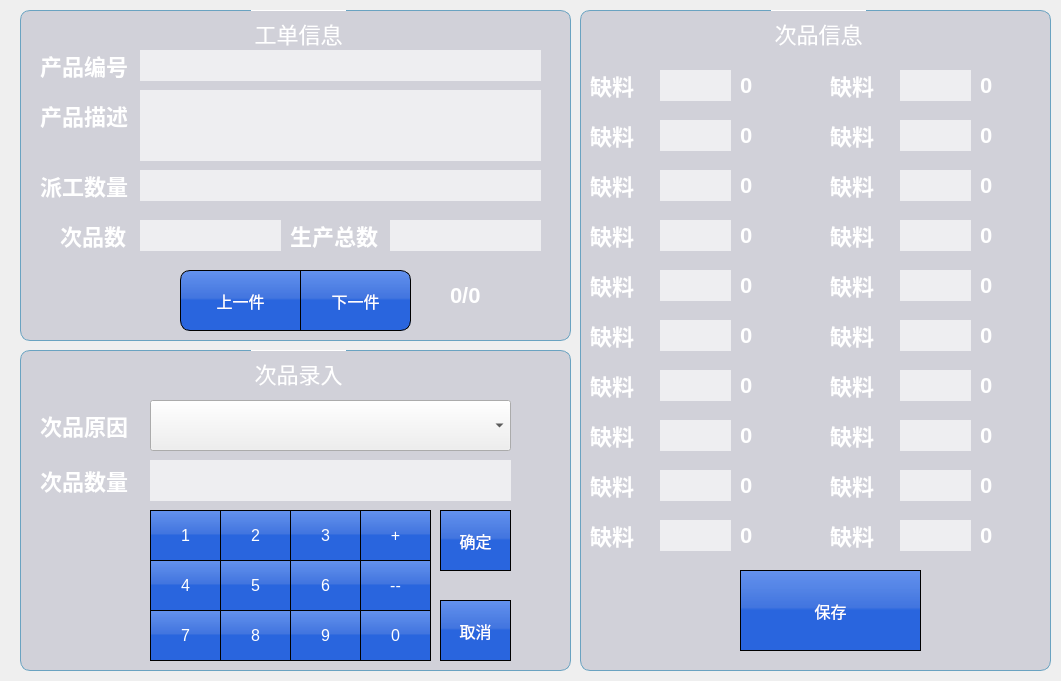
<?xml version="1.0" encoding="UTF-8"?>
<ui version="4.0">
 <class>MainFormBadpcs</class>
 <widget class="QWidget" name="MainFormBadpcs">
  <property name="geometry">
   <rect>
    <x>0</x>
    <y>0</y>
    <width>1061</width>
    <height>681</height>
   </rect>
  </property>
  <property name="windowTitle">
   <string>Form</string>
  </property>
  <property name="styleSheet">
   <string notr="true">#MainFormBadpcs {
	border-image: url(:/qrc/res/main_bk.png)  50 00 0 0 repeat;
}
QLabel{font:bold 22px;	color: rgb(255, 255, 255);}
QGroupBox::title {
  subcontrol-origin: margin;
  subcontrol-position: top center;
  padding-top: 10px;  
  border-top: 1px solid rgb(255, 255, 255);
  font: bold 22px;
  color: rgb(255, 255, 255);
}
QGroupBox {
font: 75 22px;
background-color: rgba(85, 85, 127, 50);
border-radius: 10px;
border: 1px solid rgb(106, 163, 193);
}
QLineEdit {
font: bold 32px; 
background-color: rgba(255, 255, 255,160);
border-radius: 0px;
border: 0px solid rgba(39, 22, 22, 254);
}</string>
  </property>
  <widget class="QGroupBox" name="groupBox_3">
   <property name="geometry">
    <rect>
     <x>20</x>
     <y>10</y>
     <width>551</width>
     <height>331</height>
    </rect>
   </property>
   <property name="styleSheet">
    <string notr="true">QPushButton {
	border: 1px solid  rgb(0, 0, 0);
	border-radius: 0px;
	background-color: qlineargradient(spread:pad, x1:1, y1:1, x2:1, y2:0, stop:0.505682 rgba(35, 97, 222, 247), stop:0.539773 rgba(61, 114, 223, 247), stop:1 rgba(93, 142, 239, 238));
	color: rgb(255, 255, 255);
	font: 16px;
}</string>
   </property>
   <property name="title">
    <string>工单信息</string>
   </property>
   <widget class="QLabel" name="label_15">
    <property name="geometry">
     <rect>
      <x>20</x>
      <y>40</y>
      <width>101</width>
      <height>31</height>
     </rect>
    </property>
    <property name="text">
     <string>产品编号</string>
    </property>
   </widget>
   <widget class="QLineEdit" name="lineEdit_PCS_ItemNO">
    <property name="geometry">
     <rect>
      <x>120</x>
      <y>40</y>
      <width>401</width>
      <height>31</height>
     </rect>
    </property>
   </widget>
   <widget class="QLineEdit" name="lineEdit_PCS_ItemName">
    <property name="geometry">
     <rect>
      <x>120</x>
      <y>80</y>
      <width>401</width>
      <height>71</height>
     </rect>
    </property>
   </widget>
   <widget class="QLineEdit" name="lineEdit_PCS_DispatchQty">
    <property name="geometry">
     <rect>
      <x>120</x>
      <y>160</y>
      <width>401</width>
      <height>31</height>
     </rect>
    </property>
   </widget>
   <widget class="QLineEdit" name="lineEdit_PCS_BadQty">
    <property name="geometry">
     <rect>
      <x>120</x>
      <y>210</y>
      <width>141</width>
      <height>31</height>
     </rect>
    </property>
   </widget>
   <widget class="QLabel" name="label_16">
    <property name="geometry">
     <rect>
      <x>20</x>
      <y>90</y>
      <width>101</width>
      <height>31</height>
     </rect>
    </property>
    <property name="text">
     <string>产品描述</string>
    </property>
   </widget>
   <widget class="QLabel" name="label_17">
    <property name="geometry">
     <rect>
      <x>20</x>
      <y>160</y>
      <width>101</width>
      <height>31</height>
     </rect>
    </property>
    <property name="text">
     <string>派工数量</string>
    </property>
   </widget>
   <widget class="QLabel" name="label_18">
    <property name="geometry">
     <rect>
      <x>40</x>
      <y>210</y>
      <width>81</width>
      <height>31</height>
     </rect>
    </property>
    <property name="text">
     <string>次品数</string>
    </property>
   </widget>
   <widget class="QPushButton" name="btPrevPage">
    <property name="geometry">
     <rect>
      <x>160</x>
      <y>260</y>
      <width>121</width>
      <height>61</height>
     </rect>
    </property>
    <property name="focusPolicy">
     <enum>Qt::NoFocus</enum>
    </property>
    <property name="styleSheet">
     <string notr="true">border-top-left-radius:10px;
border-bottom-left-radius:10px;</string>
    </property>
    <property name="text">
     <string>上一件</string>
    </property>
   </widget>
   <widget class="QPushButton" name="btNextPage">
    <property name="geometry">
     <rect>
      <x>280</x>
      <y>260</y>
      <width>111</width>
      <height>61</height>
     </rect>
    </property>
    <property name="focusPolicy">
     <enum>Qt::NoFocus</enum>
    </property>
    <property name="styleSheet">
     <string notr="true">border-top-right-radius:10px;
border-bottom-right-radius:10px;</string>
    </property>
    <property name="text">
     <string>下一件</string>
    </property>
   </widget>
   <widget class="QLabel" name="label_PageInfo">
    <property name="geometry">
     <rect>
      <x>430</x>
      <y>270</y>
      <width>81</width>
      <height>31</height>
     </rect>
    </property>
    <property name="text">
     <string>0/0</string>
    </property>
   </widget>
   <widget class="QLabel" name="label">
    <property name="geometry">
     <rect>
      <x>270</x>
      <y>210</y>
      <width>101</width>
      <height>31</height>
     </rect>
    </property>
    <property name="text">
     <string>生产总数</string>
    </property>
   </widget>
   <widget class="QLineEdit" name="lineEdit_Count">
    <property name="geometry">
     <rect>
      <x>370</x>
      <y>210</y>
      <width>151</width>
      <height>31</height>
     </rect>
    </property>
   </widget>
  </widget>
  <widget class="QGroupBox" name="groupBox_4">
   <property name="geometry">
    <rect>
     <x>580</x>
     <y>10</y>
     <width>471</width>
     <height>661</height>
    </rect>
   </property>
   <property name="styleSheet">
    <string notr="true">QPushButton {
	border: 1px solid  rgb(0, 0, 0);
	border-radius: 0px;
	background-color: qlineargradient(spread:pad, x1:1, y1:1, x2:1, y2:0, stop:0.505682 rgba(35, 97, 222, 247), stop:0.539773 rgba(61, 114, 223, 247), stop:1 rgba(93, 142, 239, 238));
	color: rgb(255, 255, 255);
	font: 16px;
}</string>
   </property>
   <property name="title">
    <string>次品信息</string>
   </property>
   <widget class="QLabel" name="label_B_1">
    <property name="geometry">
     <rect>
      <x>10</x>
      <y>60</y>
      <width>71</width>
      <height>31</height>
     </rect>
    </property>
    <property name="text">
     <string>缺料</string>
    </property>
   </widget>
   <widget class="QLineEdit" name="lineEdit_B_1">
    <property name="geometry">
     <rect>
      <x>80</x>
      <y>60</y>
      <width>71</width>
      <height>31</height>
     </rect>
    </property>
   </widget>
   <widget class="QPushButton" name="btSaveBadNumber">
    <property name="geometry">
     <rect>
      <x>160</x>
      <y>560</y>
      <width>181</width>
      <height>81</height>
     </rect>
    </property>
    <property name="text">
     <string>保存</string>
    </property>
   </widget>
   <widget class="QLineEdit" name="lineEdit_B_2">
    <property name="geometry">
     <rect>
      <x>80</x>
      <y>110</y>
      <width>71</width>
      <height>31</height>
     </rect>
    </property>
   </widget>
   <widget class="QLabel" name="label_B_2">
    <property name="geometry">
     <rect>
      <x>10</x>
      <y>110</y>
      <width>71</width>
      <height>31</height>
     </rect>
    </property>
    <property name="text">
     <string>缺料</string>
    </property>
   </widget>
   <widget class="QLineEdit" name="lineEdit_B_3">
    <property name="geometry">
     <rect>
      <x>80</x>
      <y>160</y>
      <width>71</width>
      <height>31</height>
     </rect>
    </property>
   </widget>
   <widget class="QLabel" name="label_B_3">
    <property name="geometry">
     <rect>
      <x>10</x>
      <y>160</y>
      <width>71</width>
      <height>31</height>
     </rect>
    </property>
    <property name="text">
     <string>缺料</string>
    </property>
   </widget>
   <widget class="QLineEdit" name="lineEdit_B_4">
    <property name="geometry">
     <rect>
      <x>80</x>
      <y>210</y>
      <width>71</width>
      <height>31</height>
     </rect>
    </property>
   </widget>
   <widget class="QLabel" name="label_B_4">
    <property name="geometry">
     <rect>
      <x>10</x>
      <y>210</y>
      <width>71</width>
      <height>31</height>
     </rect>
    </property>
    <property name="text">
     <string>缺料</string>
    </property>
   </widget>
   <widget class="QLineEdit" name="lineEdit_B_5">
    <property name="geometry">
     <rect>
      <x>80</x>
      <y>260</y>
      <width>71</width>
      <height>31</height>
     </rect>
    </property>
   </widget>
   <widget class="QLabel" name="label_B_5">
    <property name="geometry">
     <rect>
      <x>10</x>
      <y>260</y>
      <width>71</width>
      <height>31</height>
     </rect>
    </property>
    <property name="text">
     <string>缺料</string>
    </property>
   </widget>
   <widget class="QLineEdit" name="lineEdit_B_6">
    <property name="geometry">
     <rect>
      <x>80</x>
      <y>310</y>
      <width>71</width>
      <height>31</height>
     </rect>
    </property>
   </widget>
   <widget class="QLabel" name="label_B_6">
    <property name="geometry">
     <rect>
      <x>10</x>
      <y>310</y>
      <width>71</width>
      <height>31</height>
     </rect>
    </property>
    <property name="text">
     <string>缺料</string>
    </property>
   </widget>
   <widget class="QLineEdit" name="lineEdit_B_7">
    <property name="geometry">
     <rect>
      <x>80</x>
      <y>360</y>
      <width>71</width>
      <height>31</height>
     </rect>
    </property>
   </widget>
   <widget class="QLabel" name="label_B_7">
    <property name="geometry">
     <rect>
      <x>10</x>
      <y>360</y>
      <width>71</width>
      <height>31</height>
     </rect>
    </property>
    <property name="text">
     <string>缺料</string>
    </property>
   </widget>
   <widget class="QLineEdit" name="lineEdit_B_8">
    <property name="geometry">
     <rect>
      <x>80</x>
      <y>410</y>
      <width>71</width>
      <height>31</height>
     </rect>
    </property>
   </widget>
   <widget class="QLabel" name="label_B_8">
    <property name="geometry">
     <rect>
      <x>10</x>
      <y>410</y>
      <width>71</width>
      <height>31</height>
     </rect>
    </property>
    <property name="text">
     <string>缺料</string>
    </property>
   </widget>
   <widget class="QLineEdit" name="lineEdit_B_9">
    <property name="geometry">
     <rect>
      <x>80</x>
      <y>460</y>
      <width>71</width>
      <height>31</height>
     </rect>
    </property>
   </widget>
   <widget class="QLabel" name="label_B_9">
    <property name="geometry">
     <rect>
      <x>10</x>
      <y>460</y>
      <width>71</width>
      <height>31</height>
     </rect>
    </property>
    <property name="text">
     <string>缺料</string>
    </property>
   </widget>
   <widget class="QLineEdit" name="lineEdit_B_10">
    <property name="geometry">
     <rect>
      <x>80</x>
      <y>510</y>
      <width>71</width>
      <height>31</height>
     </rect>
    </property>
   </widget>
   <widget class="QLabel" name="label_B_10">
    <property name="geometry">
     <rect>
      <x>10</x>
      <y>510</y>
      <width>71</width>
      <height>31</height>
     </rect>
    </property>
    <property name="text">
     <string>缺料</string>
    </property>
   </widget>
   <widget class="QLineEdit" name="lineEdit_B_11">
    <property name="geometry">
     <rect>
      <x>320</x>
      <y>60</y>
      <width>71</width>
      <height>31</height>
     </rect>
    </property>
   </widget>
   <widget class="QLineEdit" name="lineEdit_B_12">
    <property name="geometry">
     <rect>
      <x>320</x>
      <y>110</y>
      <width>71</width>
      <height>31</height>
     </rect>
    </property>
   </widget>
   <widget class="QLineEdit" name="lineEdit_B_13">
    <property name="geometry">
     <rect>
      <x>320</x>
      <y>160</y>
      <width>71</width>
      <height>31</height>
     </rect>
    </property>
   </widget>
   <widget class="QLineEdit" name="lineEdit_B_14">
    <property name="geometry">
     <rect>
      <x>320</x>
      <y>210</y>
      <width>71</width>
      <height>31</height>
     </rect>
    </property>
   </widget>
   <widget class="QLineEdit" name="lineEdit_B_15">
    <property name="geometry">
     <rect>
      <x>320</x>
      <y>260</y>
      <width>71</width>
      <height>31</height>
     </rect>
    </property>
   </widget>
   <widget class="QLineEdit" name="lineEdit_B_16">
    <property name="geometry">
     <rect>
      <x>320</x>
      <y>310</y>
      <width>71</width>
      <height>31</height>
     </rect>
    </property>
   </widget>
   <widget class="QLineEdit" name="lineEdit_B_17">
    <property name="geometry">
     <rect>
      <x>320</x>
      <y>360</y>
      <width>71</width>
      <height>31</height>
     </rect>
    </property>
   </widget>
   <widget class="QLineEdit" name="lineEdit_B_18">
    <property name="geometry">
     <rect>
      <x>320</x>
      <y>410</y>
      <width>71</width>
      <height>31</height>
     </rect>
    </property>
   </widget>
   <widget class="QLineEdit" name="lineEdit_B_19">
    <property name="geometry">
     <rect>
      <x>320</x>
      <y>460</y>
      <width>71</width>
      <height>31</height>
     </rect>
    </property>
   </widget>
   <widget class="QLineEdit" name="lineEdit_B_20">
    <property name="geometry">
     <rect>
      <x>320</x>
      <y>510</y>
      <width>71</width>
      <height>31</height>
     </rect>
    </property>
   </widget>
   <widget class="QLabel" name="label_B_11">
    <property name="geometry">
     <rect>
      <x>250</x>
      <y>60</y>
      <width>71</width>
      <height>31</height>
     </rect>
    </property>
    <property name="text">
     <string>缺料</string>
    </property>
   </widget>
   <widget class="QLabel" name="label_B_12">
    <property name="geometry">
     <rect>
      <x>250</x>
      <y>110</y>
      <width>71</width>
      <height>31</height>
     </rect>
    </property>
    <property name="text">
     <string>缺料</string>
    </property>
   </widget>
   <widget class="QLabel" name="label_B_13">
    <property name="geometry">
     <rect>
      <x>250</x>
      <y>160</y>
      <width>71</width>
      <height>31</height>
     </rect>
    </property>
    <property name="text">
     <string>缺料</string>
    </property>
   </widget>
   <widget class="QLabel" name="label_B_14">
    <property name="geometry">
     <rect>
      <x>250</x>
      <y>210</y>
      <width>71</width>
      <height>31</height>
     </rect>
    </property>
    <property name="text">
     <string>缺料</string>
    </property>
   </widget>
   <widget class="QLabel" name="label_B_15">
    <property name="geometry">
     <rect>
      <x>250</x>
      <y>260</y>
      <width>71</width>
      <height>31</height>
     </rect>
    </property>
    <property name="text">
     <string>缺料</string>
    </property>
   </widget>
   <widget class="QLabel" name="label_B_16">
    <property name="geometry">
     <rect>
      <x>250</x>
      <y>310</y>
      <width>71</width>
      <height>31</height>
     </rect>
    </property>
    <property name="text">
     <string>缺料</string>
    </property>
   </widget>
   <widget class="QLabel" name="label_B_17">
    <property name="geometry">
     <rect>
      <x>250</x>
      <y>360</y>
      <width>71</width>
      <height>31</height>
     </rect>
    </property>
    <property name="text">
     <string>缺料</string>
    </property>
   </widget>
   <widget class="QLabel" name="label_B_18">
    <property name="geometry">
     <rect>
      <x>250</x>
      <y>410</y>
      <width>71</width>
      <height>31</height>
     </rect>
    </property>
    <property name="text">
     <string>缺料</string>
    </property>
   </widget>
   <widget class="QLabel" name="label_B_19">
    <property name="geometry">
     <rect>
      <x>250</x>
      <y>460</y>
      <width>71</width>
      <height>31</height>
     </rect>
    </property>
    <property name="text">
     <string>缺料</string>
    </property>
   </widget>
   <widget class="QLabel" name="label_B_20">
    <property name="geometry">
     <rect>
      <x>250</x>
      <y>510</y>
      <width>71</width>
      <height>31</height>
     </rect>
    </property>
    <property name="text">
     <string>缺料</string>
    </property>
   </widget>
   <widget class="QLabel" name="label_New_1">
    <property name="geometry">
     <rect>
      <x>160</x>
      <y>60</y>
      <width>71</width>
      <height>31</height>
     </rect>
    </property>
    <property name="text">
     <string>0</string>
    </property>
   </widget>
   <widget class="QLabel" name="label_New_2">
    <property name="geometry">
     <rect>
      <x>160</x>
      <y>110</y>
      <width>71</width>
      <height>31</height>
     </rect>
    </property>
    <property name="text">
     <string>0</string>
    </property>
   </widget>
   <widget class="QLabel" name="label_New_3">
    <property name="geometry">
     <rect>
      <x>160</x>
      <y>160</y>
      <width>71</width>
      <height>31</height>
     </rect>
    </property>
    <property name="text">
     <string>0</string>
    </property>
   </widget>
   <widget class="QLabel" name="label_New_4">
    <property name="geometry">
     <rect>
      <x>160</x>
      <y>210</y>
      <width>71</width>
      <height>31</height>
     </rect>
    </property>
    <property name="text">
     <string>0</string>
    </property>
   </widget>
   <widget class="QLabel" name="label_New_5">
    <property name="geometry">
     <rect>
      <x>160</x>
      <y>260</y>
      <width>71</width>
      <height>31</height>
     </rect>
    </property>
    <property name="text">
     <string>0</string>
    </property>
   </widget>
   <widget class="QLabel" name="label_New_6">
    <property name="geometry">
     <rect>
      <x>160</x>
      <y>310</y>
      <width>71</width>
      <height>31</height>
     </rect>
    </property>
    <property name="text">
     <string>0</string>
    </property>
   </widget>
   <widget class="QLabel" name="label_New_7">
    <property name="geometry">
     <rect>
      <x>160</x>
      <y>360</y>
      <width>71</width>
      <height>31</height>
     </rect>
    </property>
    <property name="text">
     <string>0</string>
    </property>
   </widget>
   <widget class="QLabel" name="label_New_8">
    <property name="geometry">
     <rect>
      <x>160</x>
      <y>410</y>
      <width>71</width>
      <height>31</height>
     </rect>
    </property>
    <property name="text">
     <string>0</string>
    </property>
   </widget>
   <widget class="QLabel" name="label_New_9">
    <property name="geometry">
     <rect>
      <x>160</x>
      <y>460</y>
      <width>71</width>
      <height>31</height>
     </rect>
    </property>
    <property name="text">
     <string>0</string>
    </property>
   </widget>
   <widget class="QLabel" name="label_New_10">
    <property name="geometry">
     <rect>
      <x>160</x>
      <y>510</y>
      <width>71</width>
      <height>31</height>
     </rect>
    </property>
    <property name="text">
     <string>0</string>
    </property>
   </widget>
   <widget class="QLabel" name="label_New_11">
    <property name="geometry">
     <rect>
      <x>400</x>
      <y>60</y>
      <width>71</width>
      <height>31</height>
     </rect>
    </property>
    <property name="text">
     <string>0</string>
    </property>
   </widget>
   <widget class="QLabel" name="label_New_12">
    <property name="geometry">
     <rect>
      <x>400</x>
      <y>110</y>
      <width>71</width>
      <height>31</height>
     </rect>
    </property>
    <property name="text">
     <string>0</string>
    </property>
   </widget>
   <widget class="QLabel" name="label_New_13">
    <property name="geometry">
     <rect>
      <x>400</x>
      <y>160</y>
      <width>71</width>
      <height>31</height>
     </rect>
    </property>
    <property name="text">
     <string>0</string>
    </property>
   </widget>
   <widget class="QLabel" name="label_New_14">
    <property name="geometry">
     <rect>
      <x>400</x>
      <y>210</y>
      <width>71</width>
      <height>31</height>
     </rect>
    </property>
    <property name="text">
     <string>0</string>
    </property>
   </widget>
   <widget class="QLabel" name="label_New_15">
    <property name="geometry">
     <rect>
      <x>400</x>
      <y>260</y>
      <width>71</width>
      <height>31</height>
     </rect>
    </property>
    <property name="text">
     <string>0</string>
    </property>
   </widget>
   <widget class="QLabel" name="label_New_16">
    <property name="geometry">
     <rect>
      <x>400</x>
      <y>310</y>
      <width>71</width>
      <height>31</height>
     </rect>
    </property>
    <property name="text">
     <string>0</string>
    </property>
   </widget>
   <widget class="QLabel" name="label_New_17">
    <property name="geometry">
     <rect>
      <x>400</x>
      <y>360</y>
      <width>71</width>
      <height>31</height>
     </rect>
    </property>
    <property name="text">
     <string>0</string>
    </property>
   </widget>
   <widget class="QLabel" name="label_New_18">
    <property name="geometry">
     <rect>
      <x>400</x>
      <y>410</y>
      <width>71</width>
      <height>31</height>
     </rect>
    </property>
    <property name="text">
     <string>0</string>
    </property>
   </widget>
   <widget class="QLabel" name="label_New_19">
    <property name="geometry">
     <rect>
      <x>400</x>
      <y>460</y>
      <width>71</width>
      <height>31</height>
     </rect>
    </property>
    <property name="text">
     <string>0</string>
    </property>
   </widget>
   <widget class="QLabel" name="label_New_20">
    <property name="geometry">
     <rect>
      <x>400</x>
      <y>510</y>
      <width>71</width>
      <height>31</height>
     </rect>
    </property>
    <property name="text">
     <string>0</string>
    </property>
   </widget>
  </widget>
  <widget class="QGroupBox" name="groupBox_5">
   <property name="geometry">
    <rect>
     <x>20</x>
     <y>350</y>
     <width>551</width>
     <height>321</height>
    </rect>
   </property>
   <property name="styleSheet">
    <string notr="true">QPushButton {
	border: 1px solid  rgb(0, 0, 0);
	border-radius: 0px;
	background-color: qlineargradient(spread:pad, x1:1, y1:1, x2:1, y2:0, stop:0.505682 rgba(35, 97, 222, 247), stop:0.539773 rgba(61, 114, 223, 247), stop:1 rgba(93, 142, 239, 238));
	color: rgb(255, 255, 255);
	font: 16px;
}</string>
   </property>
   <property name="title">
    <string>次品录入</string>
   </property>
   <widget class="QLabel" name="label_19">
    <property name="geometry">
     <rect>
      <x>20</x>
      <y>60</y>
      <width>101</width>
      <height>31</height>
     </rect>
    </property>
    <property name="text">
     <string>次品原因</string>
    </property>
   </widget>
   <widget class="QLabel" name="label_20">
    <property name="geometry">
     <rect>
      <x>20</x>
      <y>110</y>
      <width>101</width>
      <height>41</height>
     </rect>
    </property>
    <property name="text">
     <string>次品数量</string>
    </property>
   </widget>
   <widget class="QLineEdit" name="lineEdit_BadNumber">
    <property name="geometry">
     <rect>
      <x>130</x>
      <y>110</y>
      <width>361</width>
      <height>41</height>
     </rect>
    </property>
   </widget>
   <widget class="QPushButton" name="pushButton_Ok">
    <property name="geometry">
     <rect>
      <x>420</x>
      <y>160</y>
      <width>71</width>
      <height>61</height>
     </rect>
    </property>
    <property name="text">
     <string>确定</string>
    </property>
   </widget>
   <widget class="QPushButton" name="pushButton_No">
    <property name="geometry">
     <rect>
      <x>420</x>
      <y>250</y>
      <width>71</width>
      <height>61</height>
     </rect>
    </property>
    <property name="text">
     <string>取消</string>
    </property>
   </widget>
   <widget class="QPushButton" name="btInput_1">
    <property name="geometry">
     <rect>
      <x>130</x>
      <y>160</y>
      <width>71</width>
      <height>51</height>
     </rect>
    </property>
    <property name="text">
     <string>1</string>
    </property>
   </widget>
   <widget class="QPushButton" name="btInput_2">
    <property name="geometry">
     <rect>
      <x>200</x>
      <y>160</y>
      <width>71</width>
      <height>51</height>
     </rect>
    </property>
    <property name="text">
     <string>2</string>
    </property>
   </widget>
   <widget class="QPushButton" name="btInput_3">
    <property name="geometry">
     <rect>
      <x>270</x>
      <y>160</y>
      <width>71</width>
      <height>51</height>
     </rect>
    </property>
    <property name="text">
     <string>3</string>
    </property>
   </widget>
   <widget class="QPushButton" name="btInput_4">
    <property name="geometry">
     <rect>
      <x>130</x>
      <y>210</y>
      <width>71</width>
      <height>51</height>
     </rect>
    </property>
    <property name="text">
     <string>4</string>
    </property>
   </widget>
   <widget class="QPushButton" name="btInput_5">
    <property name="geometry">
     <rect>
      <x>200</x>
      <y>210</y>
      <width>71</width>
      <height>51</height>
     </rect>
    </property>
    <property name="text">
     <string>5</string>
    </property>
   </widget>
   <widget class="QPushButton" name="btInput_6">
    <property name="geometry">
     <rect>
      <x>270</x>
      <y>210</y>
      <width>71</width>
      <height>51</height>
     </rect>
    </property>
    <property name="text">
     <string>6</string>
    </property>
   </widget>
   <widget class="QPushButton" name="btInput_7">
    <property name="geometry">
     <rect>
      <x>130</x>
      <y>260</y>
      <width>71</width>
      <height>51</height>
     </rect>
    </property>
    <property name="text">
     <string>7</string>
    </property>
   </widget>
   <widget class="QPushButton" name="btInput_8">
    <property name="geometry">
     <rect>
      <x>200</x>
      <y>260</y>
      <width>71</width>
      <height>51</height>
     </rect>
    </property>
    <property name="text">
     <string>8</string>
    </property>
   </widget>
   <widget class="QPushButton" name="btInput_9">
    <property name="geometry">
     <rect>
      <x>270</x>
      <y>260</y>
      <width>71</width>
      <height>51</height>
     </rect>
    </property>
    <property name="text">
     <string>9</string>
    </property>
   </widget>
   <widget class="QPushButton" name="btInput_add">
    <property name="geometry">
     <rect>
      <x>340</x>
      <y>160</y>
      <width>71</width>
      <height>51</height>
     </rect>
    </property>
    <property name="text">
     <string>+</string>
    </property>
   </widget>
   <widget class="QPushButton" name="btInput_sub">
    <property name="geometry">
     <rect>
      <x>340</x>
      <y>210</y>
      <width>71</width>
      <height>51</height>
     </rect>
    </property>
    <property name="text">
     <string>--</string>
    </property>
   </widget>
   <widget class="QPushButton" name="btInput_0">
    <property name="geometry">
     <rect>
      <x>340</x>
      <y>260</y>
      <width>71</width>
      <height>51</height>
     </rect>
    </property>
    <property name="text">
     <string>0</string>
    </property>
   </widget>
   <widget class="QComboBox" name="comboBox_BadPCSName">
    <property name="geometry">
     <rect>
      <x>130</x>
      <y>50</y>
      <width>361</width>
      <height>51</height>
     </rect>
    </property>
    <property name="styleSheet">
     <string notr="true">font: bold 24px;</string>
    </property>
   </widget>
  </widget>
 </widget>
 <resources/>
 <connections/>
</ui>
